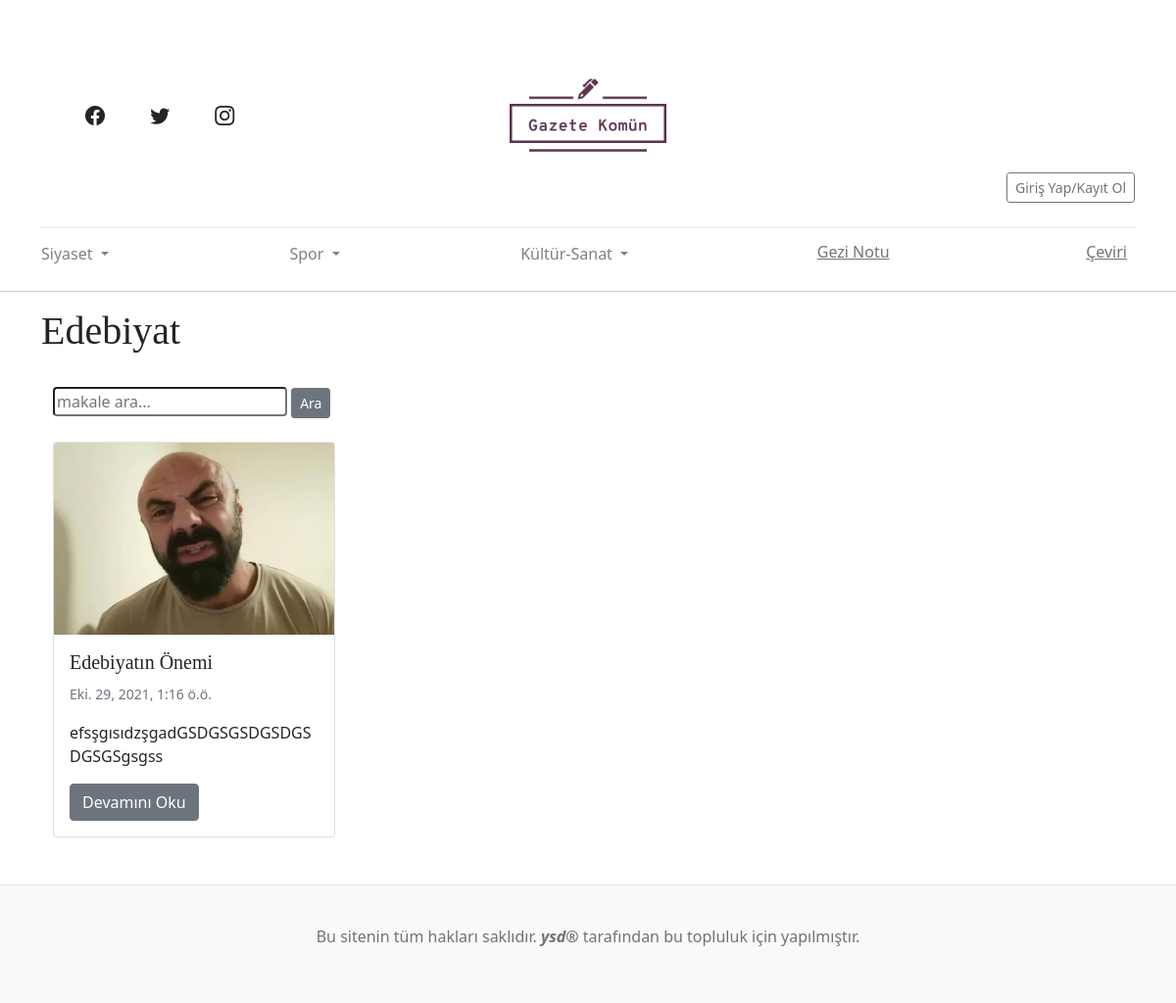
Page /edebiyat/ on the committed database.
### article/models.py (models this page shows, shortened)
class Article(models.Model):
    author = models.ForeignKey("auth.User", on_delete= models.CASCADE,verbose_name="Author")
    title = models.CharField(max_length= 50,verbose_name="Başlık")
    content = RichTextField(verbose_name = "İçerik")
    created_date = models.DateTimeField(auto_now_add= True,verbose_name="Creadet Date")
    article_image = models.FileField(blank=True,null=True,verbose_name="Makale Fotoğrafı")
    article_category = models.CharField(
        max_length=20,
        choices=ARTICLE_CATEGORY,
        default="Siyaset-Yazı",
        verbose_name="Makale Türü"
    )
    is_superarticle = models.BooleanField(verbose_name="Haftanın İçeriği Yap",default=0)
    class Meta:
        ordering = ['-created_date']

### article/views.py (the view)
# urls.py: path('edebiyat/',views.edebiyat,name = "edebiyat"),
def edebiyat(request):
    keyword = request.GET.get("keyword")
    if keyword:
        articles = Article.objects.filter(title__contains=keyword)
        return render(request,"edebiyat.html",{"articles" : articles})
    articles = Article.objects.filter(article_category = "Edebiyat")
    context = {
        "articles" : articles
    }
    return render(request,"edebiyat.html",context)

### article/templates/edebiyat.html (shortened to what this page needs)
{% extends "layout.html" %}
{% block body %}
<div class = "container">
<h1>Edebiyat</h1>
<hr style = "background-color: white">
<div class="container">
<form>
<input type="text" name = "keyword" class = "input-sm rounded" placeholder = "makale ara...">
<button type = "sumbit" class ="btn btn-secondary btn-sm">Ara</button>
</form>
<br>
  {% if articles %}
    <div class="row">
  {% for article in articles  %}
  <div class="col">
  <div class="card text-dark" style="width: 18rem;">
  {% if article.article_image %}
  <img class="card-img-top" src="{{article.article_image.url}}" alt="Card image cap">
  {% endif %}
  <div class="card-body">
    <h5 class="card-title">{{article.title}}</h5>
    <p class="card-text"><small class="text-muted">{{article.created_date}}</small></p>
    <p class="card-text">{{article.content|safe|truncatewords:30}}</p>
    <a href="{% url 'article:detail' article.id %}" class="btn btn-secondary">Devamını Oku</a>
  </div>
</div>
<br>
  </div>
  {% endfor %}
  </div>
  {% else %}
  <div class = "alert alert-warning">Makale Bulunamadı!</div>
  {% endif %}
</div>
</div>
{% endblock body %}

### static/css/main.css (style rules this page uses)
h1, h2, h3, h4, h5, h6 { font-family: "Playfair Display", Georgia, "Times New Roman", serif; }

### rows in the picture
Article: article_image (picture), title "Edebiyatın Önemi", created_date "Eki. 29, 2021, 1:16 ö.ö.", content "efsşgısıdzşgadGSDGSGSDGSDGSDGSGSgsgss"
